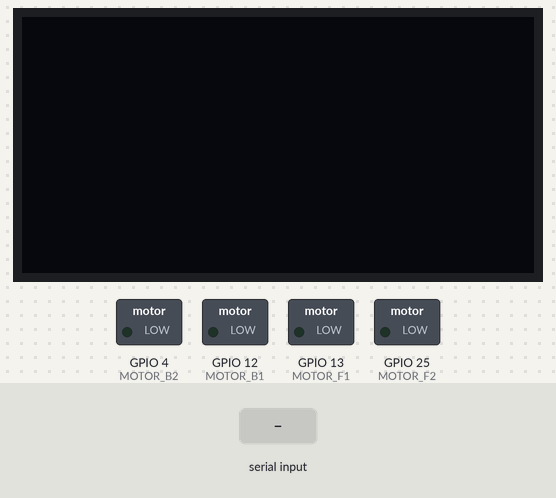
The sketch below on a simulated ESP32. Parts: 128×64 one-colour display, switched loads named in the sketch (green lamp = pin HIGH). Inputs (shaded band) come from the test bench. What the sketch prints to the serial monitor is not drawn.

Above: at 1.2 s.
1.3 s: "F" received over Serial
At 1.9 s:
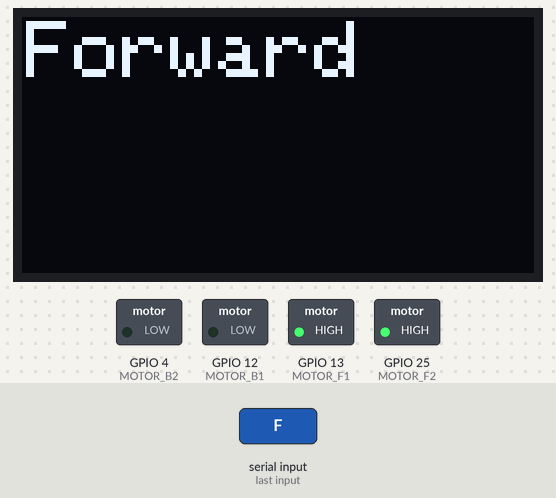
2.8 s: "B" received over Serial
At 3.4 s:
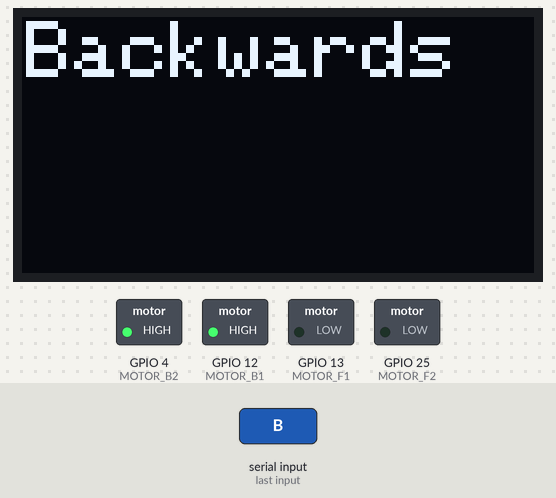
4.3 s: "L" received over Serial
At 5.0 s:
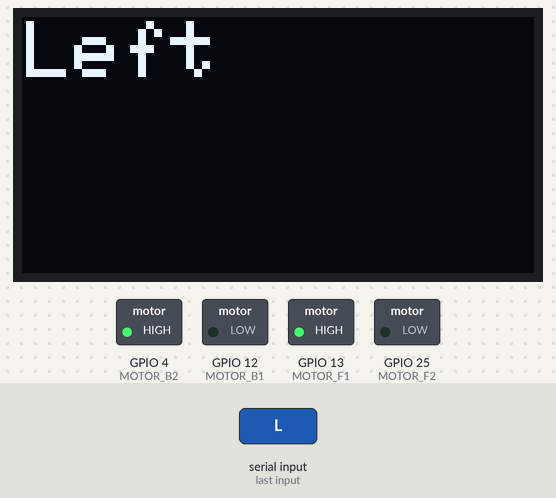
5.8 s: "R" received over Serial
At 6.5 s:
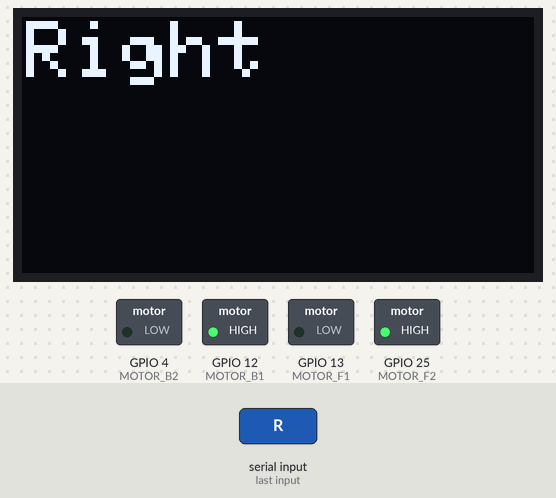
7.3 s: "S" received over Serial
At 8.0 s:
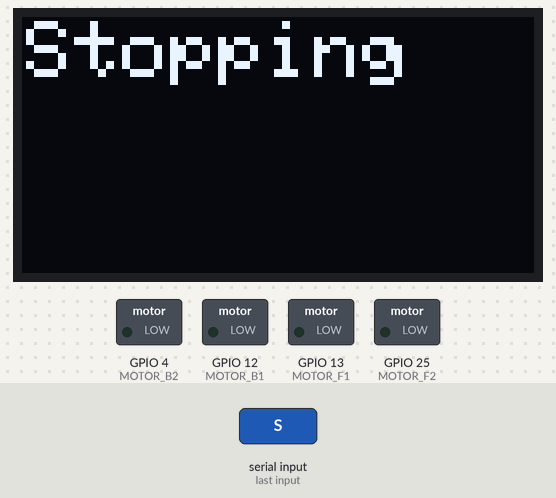
8.8 s: "F" received over Serial
At 9.4 s:
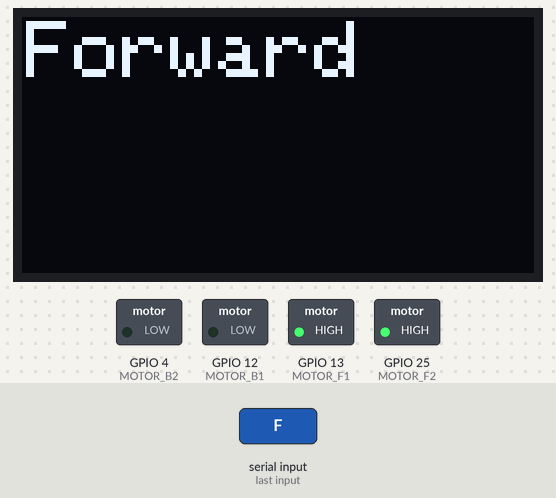
Timing chart, 0 to 11.3 s (numbered marks = the images above; inputs shaded):
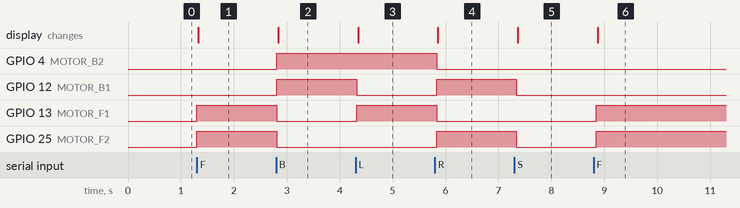

Measured:
- after the input at 1.3 s, GPIO 13 (MOTOR_F1), GPIO 25 (MOTOR_F2): LOW → HIGH at once; the display: changes at once (image 1)
- after the input at 2.8 s, GPIO 4 (MOTOR_B2), GPIO 12 (MOTOR_B1): LOW → HIGH at once; GPIO 13 (MOTOR_F1), GPIO 25 (MOTOR_F2): HIGH → LOW at once; the display: changes at once (image 2)
- after the input at 4.3 s, GPIO 12 (MOTOR_B1): HIGH → LOW at once; GPIO 13 (MOTOR_F1): LOW → HIGH at once; the display: changes after 0.05 s (image 3)
- after the input at 5.8 s, GPIO 4 (MOTOR_B2), GPIO 13 (MOTOR_F1): HIGH → LOW at once; GPIO 12 (MOTOR_B1), GPIO 25 (MOTOR_F2): LOW → HIGH at once; the display: changes after 0.06 s (image 4)
- after the input at 7.3 s, GPIO 12 (MOTOR_B1), GPIO 25 (MOTOR_F2): HIGH → LOW at once; the display: changes after 0.07 s (image 5)
- after the input at 8.8 s, GPIO 13 (MOTOR_F1), GPIO 25 (MOTOR_F2): LOW → HIGH after 0.05 s; the display: changes after 0.08 s (image 6)

The sketch:

ExperimentEight.ino
```cpp
#include <Wire.h>
#include <Adafruit_GFX.h>
#include <Adafruit_SH110X.h>

#define MOTOR_B1 12
#define MOTOR_F1 13

#define MOTOR_B2 4
#define MOTOR_F2 25

// Constants for OLED display
#define SCREEN_WIDTH 128  // OLED display width in pixels
#define SCREEN_HEIGHT 64  // OLED display height in pixels
#define OLED_RESET -1     // Reset pin (-1 if using Arduino reset pin)
#define I2C_ADDRESS 0x3C  // Default I2C address for OLED display

// Create object for OLED display
Adafruit_SH1106G display = Adafruit_SH1106G(SCREEN_WIDTH, SCREEN_HEIGHT, &Wire, OLED_RESET);

void setup() {
  Serial.begin(9600);

  // Initialize the motors
  pinMode(MOTOR_F1, OUTPUT);
  pinMode(MOTOR_B1, OUTPUT);

  pinMode(MOTOR_F2, OUTPUT);
  pinMode(MOTOR_B2, OUTPUT);

  // Initialize the OLED display
  display.begin(I2C_ADDRESS, true);
  display.clearDisplay();           // Clear the display
  display.setTextColor(SH110X_WHITE); // Set text color to white
  display.setTextSize(2);            // Set default text size
}

char command = ' '; // Read the received character

void turnOnMotorWithCommand()
{
  switch (command) {
      case 'F': // Forward
        Serial.println("Moving Forward");
        // Adjusted for forward direction on both drivers
        // First set :
        digitalWrite(MOTOR_F1, HIGH);
        digitalWrite(MOTOR_B1, LOW);
        // Second set :
        digitalWrite(MOTOR_F2, HIGH);
        digitalWrite(MOTOR_B2, LOW);
        // display
        display.setCursor(1, 1);
        display.print("Forward");
        display.display();  // Update the display
        delay(100);         // Small delay before the next update
        display.clearDisplay(); // Clear the display for new data
        break;

      case 'B': // Backward
        Serial.println("Moving Backward");
        // Adjusted for backward direction
        // First set :
        digitalWrite(MOTOR_F1, LOW);
        digitalWrite(MOTOR_B1, HIGH);
        // Second set :
        digitalWrite(MOTOR_F2, LOW);
        digitalWrite(MOTOR_B2, HIGH);
        // display
        display.setCursor(1, 1);
        display.print("Backwards");
        display.display();  // Update the display
        delay(100);         // Small delay before the next update
        display.clearDisplay(); // Clear the display for new data

        break;

      case 'L': // Stop
        Serial.println("Moving Left");
        // First set :
        digitalWrite(MOTOR_F1, HIGH);
        digitalWrite(MOTOR_B1, LOW);
        // Second set :
        digitalWrite(MOTOR_F2, LOW);
        digitalWrite(MOTOR_B2, HIGH);
        // display
        display.setCursor(1, 1);
        display.print("Left");
        display.display();  // Update the display
        delay(100);         // Small delay before the next update
        display.clearDisplay(); // Clear the display for new data

        break;

      case 'R': // Stop
        Serial.println("Moving Right");
        // First set :
        digitalWrite(MOTOR_F1, LOW);
        digitalWrite(MOTOR_B1, HIGH);
        // Second set :
        digitalWrite(MOTOR_F2, HIGH);
        digitalWrite(MOTOR_B2, LOW);
        // display
        display.setCursor(1, 1);
        display.print("Right");
        display.display();  // Update the display
        delay(100);         // Small delay before the next update
        display.clearDisplay(); // Clear the display for new data

        break;

      case 'S': // Stop
        Serial.println("Stopping");
        digitalWrite(MOTOR_F1, LOW);
        digitalWrite(MOTOR_B1, LOW);
        digitalWrite(MOTOR_F2, LOW);
        digitalWrite(MOTOR_B2, LOW);
        // display
        display.setCursor(1, 1);
        display.print("Stopping");
        display.display();  // Update the display
        delay(100);         // Small delay before the next update
        display.clearDisplay(); // Clear the display for new data

        break;
    }
}

void loop() {
  if (Serial.available()) {
    command = Serial.read(); // Read the received character
  }
  turnOnMotorWithCommand();
}
```
